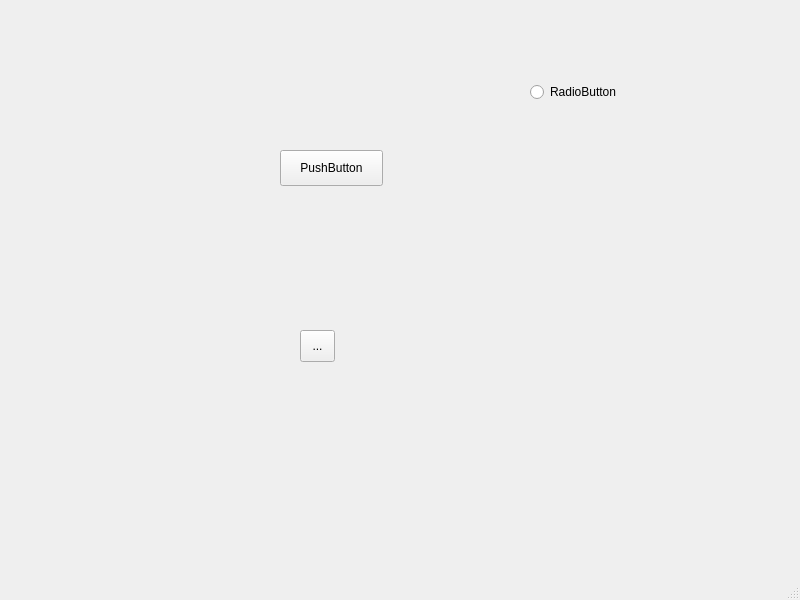
<?xml version="1.0" encoding="UTF-8"?>
<ui version="4.0">
 <class>MainWindow</class>
 <widget class="QMainWindow" name="MainWindow">
  <property name="geometry">
   <rect>
    <x>0</x>
    <y>0</y>
    <width>800</width>
    <height>600</height>
   </rect>
  </property>
  <property name="windowTitle">
   <string>MainWindow</string>
  </property>
  <widget class="QWidget" name="centralwidget">
   <widget class="QPushButton" name="pushButton">
    <property name="geometry">
     <rect>
      <x>280</x>
      <y>150</y>
      <width>103</width>
      <height>36</height>
     </rect>
    </property>
    <property name="text">
     <string>PushButton</string>
    </property>
   </widget>
   <widget class="QToolButton" name="toolButton">
    <property name="geometry">
     <rect>
      <x>300</x>
      <y>330</y>
      <width>35</width>
      <height>32</height>
     </rect>
    </property>
    <property name="text">
     <string>...</string>
    </property>
   </widget>
   <widget class="QRadioButton" name="radioButton">
    <property name="geometry">
     <rect>
      <x>530</x>
      <y>80</y>
      <width>113</width>
      <height>24</height>
     </rect>
    </property>
    <property name="text">
     <string>RadioButton</string>
    </property>
   </widget>
  </widget>
  <widget class="QMenuBar" name="menubar">
   <property name="geometry">
    <rect>
     <x>0</x>
     <y>0</y>
     <width>800</width>
     <height>28</height>
    </rect>
   </property>
  </widget>
  <widget class="QStatusBar" name="statusbar"/>
 </widget>
 <resources/>
 <connections/>
</ui>
